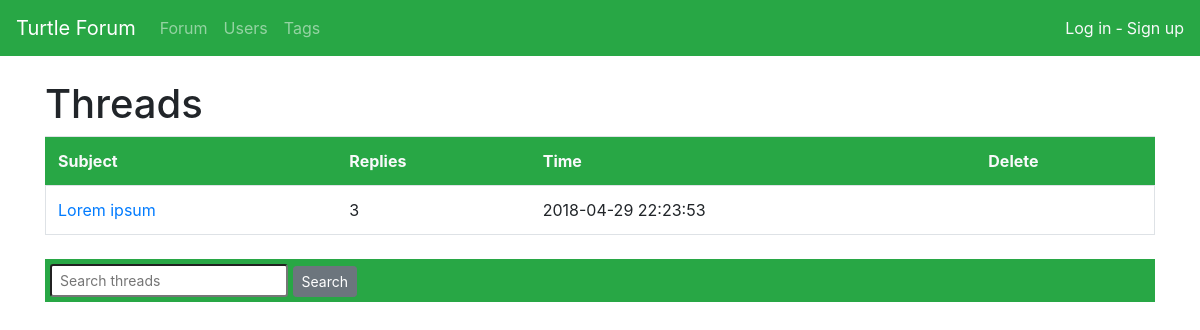
/threads/, run on an earlier commit of the app's database.
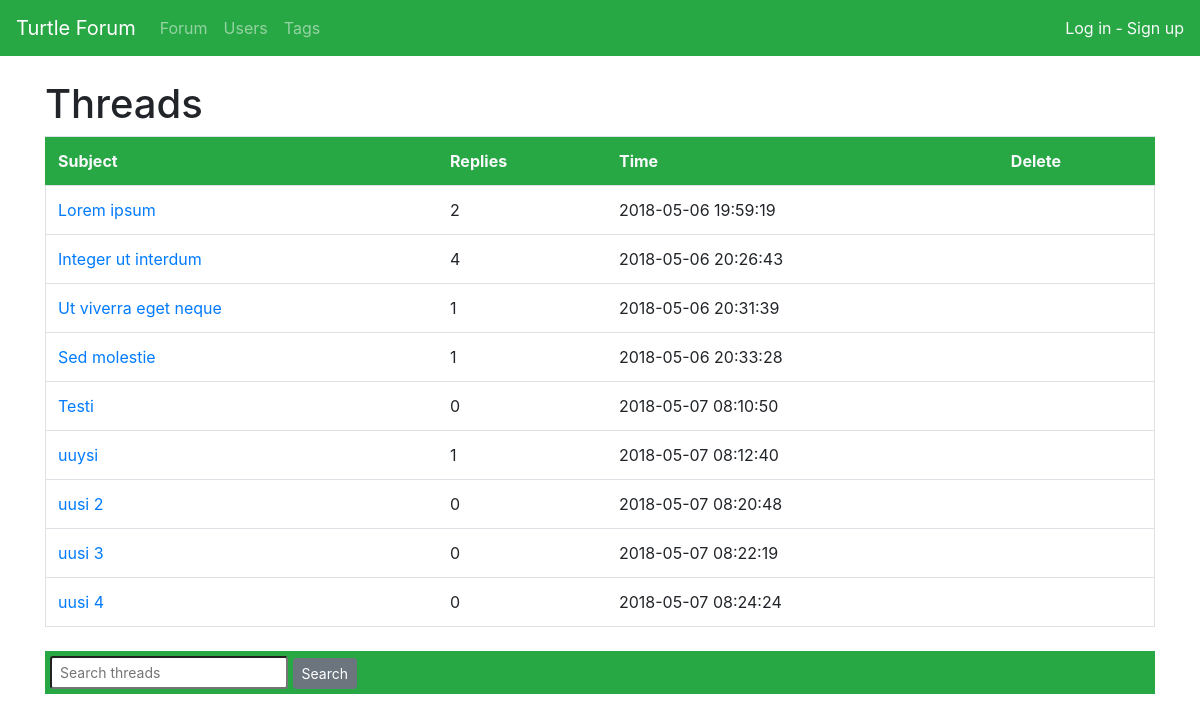
And on a later commit of the database.
### application/thread/models.py (models this page shows, shortened)
class Thread(Base):
    subject = db.Column(db.String(128), nullable=False)
    text = db.Column(db.String(8096), nullable=False)
    account_id = db.Column(db.Integer, db.ForeignKey('account.id'), nullable=False)
    messages = db.relationship("Message", backref='thread', lazy=True)
    taggings = db.relationship("Tagging", backref='thread', lazy=True)
    @staticmethod
    def thread_list():
        stmt = text("SELECT Thread.id, Thread.subject, Thread.date_created, Thread.account_id, Account.username, COUNT(Message.id) AS messages FROM Thread"
                     " LEFT JOIN Account ON Thread.account_id = Account.id"
                     " LEFT JOIN Message ON Thread.id = Message.thread_id"
                     " GROUP BY Thread.id, Account.username"
                     " ORDER BY Thread.date_created")
        res = db.engine.execute(stmt)
        return Thread.make_list(res)
    @staticmethod
    def make_list(res):
        threads = []
        for row in res:
            threads.append({"id":row[0], "subject":row[1], "date_created":row[2], "user_id":row[3], "username":row[4], "messages":row[5], "unread":0})
        for thread in threads:
            if current_user == None:
                thread["unread"] = thread["messages"]
            elif current_user.is_authenticated:
                thread["unread"] = Read.unread_count(current_user.id, thread["id"])
            else:
                thread["unread"] = thread["messages"]
        return threads

### application/thread/views.py (the view)
@app.route("/threads/", methods=["GET"])
def thread_index(threads=None, thread_create=Thread("", "", None), show_errors=False, search_text=None, tag=None):
    if threads == None:
        threads = Thread.thread_list()
    return render_template("thread_index.html",
                            threads=threads,
                            thread_create=thread_create,
                            show_errors=show_errors,
                            search_text=search_text,
                            tag=tag)

### application/templates/thread_index.html (shortened to what this page needs)
{% extends "layout.html" %}
{% block body %}
{% if search_text != None %}
<h1>Threads matching "{{ search_text }}"</h1>
{% elif tag != None %}
<h1>Threads tagged with "{{ tag.name }}"</h1>
{% else %}
<h1>Threads</h1>
{% endif %}
<table class="table">
  <tr class="border border-success bg-success text-light">
    <th>Subject</th>
    <th>Replies</th>
    <th>Time</th>
    <th>Delete</th>
  </tr>
  {% for thread in threads %}
  <tr class="border-left border-right border-bottom border-top-0">
    <td><a href="{{ url_for('thread', thread_id=thread.id) }}">{{ thread.subject }}
    </a></td>
    <td>{{ thread.messages }}</td>
    <td>{{ thread.date_created }}</td>
    {% if current_user.admin or (current_user.id==thread.user_id and thread.messages==0) %}
    <td>
    <form method="POST" action="{{ url_for('thread_delete', thread_id=thread.id) }}">
      <button type="submit" class="btn btn-secondary btn-sm">Delete</button>
    </form>
    </td>
    {% else %}
    <td/>
    {% endif %}
  </tr>
  {% endfor %}
</table>
<div class="mt-4 mb-4">
  <form class="form-inline" method="POST" action="{{ url_for('thread_search') }}">
    <div class="container border border-success bg-success p-1">
      <input type="text" class="form-control-sm" name="text" placeholder="Search threads">{{ text }}</input>
      <button type="submit" class="btn btn-secondary btn-sm">Search</button>
    </div>
  </form>
</div>
{% endblock %}

What changed in the data, as far as the page shows it:
changed Thread "Lorem ipsum": messages "3" → "2"; date_created "2018-04-29 22:23:53" → "2018-05-06 19:59:19"
added Thread: subject "Integer ut interdum", messages "4", date_created "2018-05-06 20:26:43"
added Thread: subject "Ut viverra eget neque", messages "1", date_created "2018-05-06 20:31:39"
added Thread: subject "Sed molestie", messages "1", date_created "2018-05-06 20:33:28"
added Thread: subject "Testi", messages "0", date_created "2018-05-07 08:10:50"
added Thread: subject "uuysi", messages "1", date_created "2018-05-07 08:12:40"
added Thread: subject "uusi 2", messages "0", date_created "2018-05-07 08:20:48"
added Thread: subject "uusi 3", messages "0", date_created "2018-05-07 08:22:19"
added Thread: subject "uusi 4", messages "0", date_created "2018-05-07 08:24:24"
